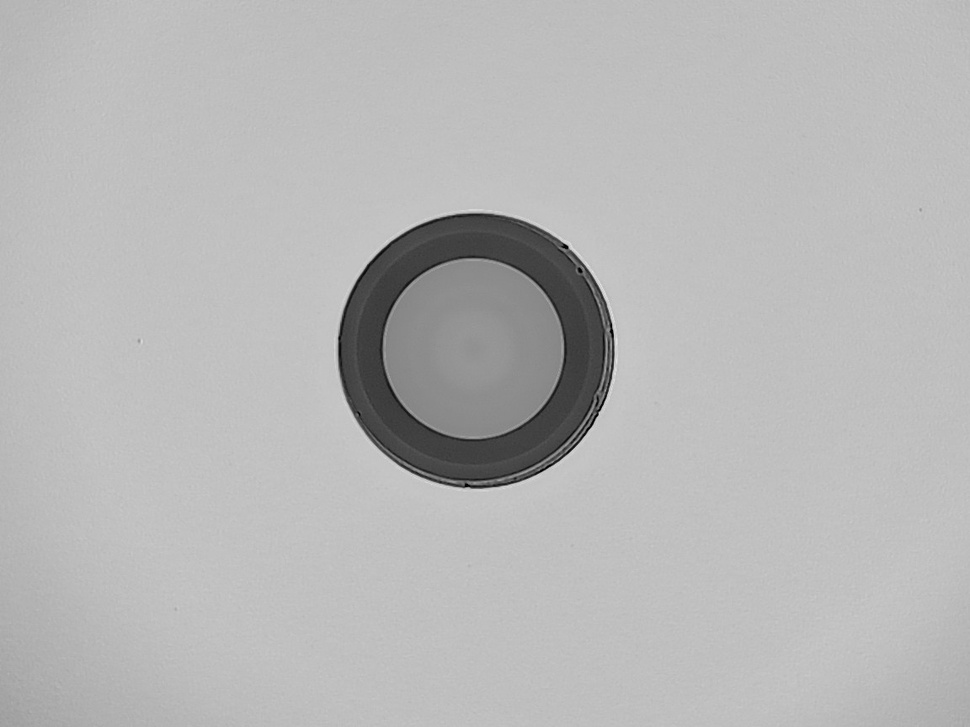
#> input picture current-process/old_version/image_batch/ima18.jpg, 970 x 727 px, shrunk from 1152 x 864 before the run
$ python hough_circle_detection.py ../../../current-process/old_version/image_batch/ima18.jpg
#> lines starting #> are read from the running program, lines starting #| are printed output that depends on the picture; after the words box and inside, x2 and y2 are one past the last pixel; in counts of white or black regions, pixels touching at a corner belong together
#> in hough_circle_detection, img is the input picture: shape (727, 970); min 0, max 229, mean 182.7
#!/usr/bin/env python3
"""
Hough Circle Detection - Standalone Module
Extracted from fiber optic defect detection system
Uses Hough transform to detect circular structures in images
"""

import numpy as np
import cv2 as cv
import os
import json
import argparse
from pathlib import Path


class NumpyEncoder(json.JSONEncoder):
    """JSON encoder for NumPy arrays"""
    # [8 lines left out: function default, not called in this run]


def preprocess_image_for_hough(img, canny_thresh1=50, canny_thresh2=150, apply_blur_after_canny=False):
    """
    Preprocess image for Hough circle detection.

    Args:
        img (np.ndarray): Input grayscale image
        canny_thresh1 (int): Lower threshold for Canny edge detection
        canny_thresh2 (int): Upper threshold for Canny edge detection
        apply_blur_after_canny (bool): Whether to blur after Canny edge detection

    Returns:
        dict: Dictionary containing processed images
    """
#> called with canny_thresh1 = 50, canny_thresh2 = 150, apply_blur_after_canny = False
    assert img is not None, "Image could not be read"

    # Apply CLAHE for contrast enhancement
    clahe = cv.createCLAHE(clipLimit=2.0, tileGridSize=(8, 8))
    clahe_image = clahe.apply(img)

    # Apply gentle blur before Canny to reduce noise
    img_blurred = cv.GaussianBlur(clahe_image, (3, 3), 0)

    # Apply Canny edge detection with adjustable thresholds
    canny_image = cv.Canny(img_blurred, canny_thresh1, canny_thresh2, apertureSize=3)
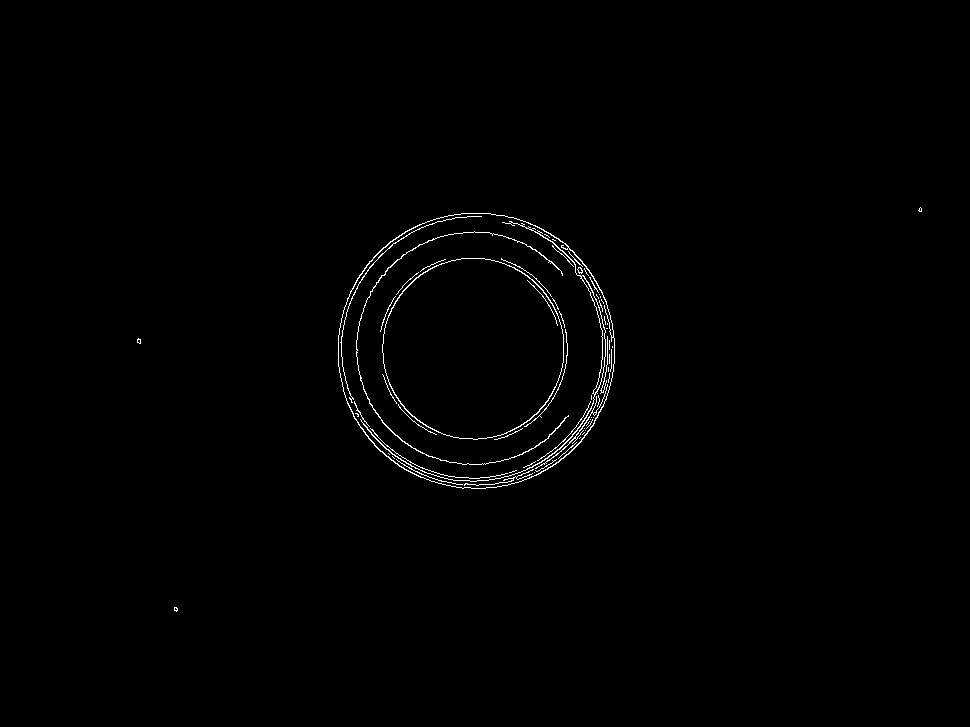
#> canny_image: shape (727, 970); 0.71% white in thin lines or dots, all inside (x1, y1, x2, y2) = (137, 207, 922, 612)

    # Optional blur after Canny
    if apply_blur_after_canny:
        canny_image = cv.GaussianBlur(canny_image, (5, 5), 0)

    return {
        "original": img,
        "clahe_enhanced": clahe_image,
        "blurred": img_blurred,
        "canny_edges": canny_image
    }


def extract_circular_region(image, center_x, center_y, radius, invert=False):
    """
    Extract circular region from image.

    Args:
        image (np.ndarray): Input grayscale image
        center_x (int): X coordinate of circle center
        center_y (int): Y coordinate of circle center
        radius (int): Radius of circle
        invert (bool): If True, extract everything outside the circle

    Returns:
        np.ndarray: Image with circular region extracted
    """
    result = image.copy()
    rows, cols = result.shape[:2]

    for i in range(rows):
        for j in range(cols):
            distance = np.sqrt((i - center_y)**2 + (j - center_x)**2)

            if invert:
                # Keep pixels outside the circle
                if distance <= radius:
                    result[i][j] = 0
            else:
                # Keep pixels inside the circle
                if distance > radius:
                    result[i][j] = 0

    return result


def create_circular_mask(image_shape, center_x, center_y, radius):
    """
    Create a circular mask.

    Args:
        image_shape (tuple): Shape of the image (height, width)
        center_x (int): X coordinate of circle center
        center_y (int): Y coordinate of circle center
        radius (int): Radius of circle

    Returns:
        np.ndarray: Binary mask with circular region
    """
    h, w = image_shape[:2]
    mask = np.zeros((h, w), dtype=np.uint8)
    cv.circle(mask, (center_x, center_y), radius, (255,), -1)
    return mask


def hough_circle_detection(image_path, output_dir='output_hough', minDist=50, param1=200, param2=20,
                          canny_thresh1=50, canny_thresh2=150, min_radius=10, max_radius=0):
    """
    Detect circles using Hough transform for fiber optic segmentation.

    Args:
        image_path (str): Path to input image
        output_dir (str): Directory to save results
        minDist (int): Minimum distance between circle centers
        param1 (int): Upper threshold for edge detection
        param2 (int): Accumulator threshold for center detection
        canny_thresh1 (int): Lower Canny threshold
        canny_thresh2 (int): Upper Canny threshold
        min_radius (int): Minimum circle radius
        max_radius (int): Maximum circle radius (0 for no limit)

    Returns:
        dict: Results including detected circles and confidence
    """
    # Create output directory
    os.makedirs(output_dir, exist_ok=True)

    # Initialize result dictionary
    result = {
        'method': 'hough_circle_detection',
        'image_path': image_path,
        'success': False,
        'circles': [],
        'center': None,
        'core_radius': None,
        'cladding_radius': None,
        'confidence': 0.0,
        'parameters': {
            'minDist': minDist,
            'param1': param1,
            'param2': param2,
            'canny_thresh1': canny_thresh1,
            'canny_thresh2': canny_thresh2,
            'min_radius': min_radius,
            'max_radius': max_radius
        }
    }

    # Validate input
    if not os.path.exists(image_path):
        result['error'] = f"File not found: '{image_path}'"
        return result

    # Load image
    img = cv.imread(image_path, cv.IMREAD_GRAYSCALE)
    if img is None:
        result['error'] = f"Could not read image from '{image_path}'"
        return result

    base_filename = os.path.splitext(os.path.basename(image_path))[0]

    try:
        # Preprocess image
        processed = preprocess_image_for_hough(
            img, canny_thresh1=canny_thresh1, canny_thresh2=canny_thresh2
        )
#> processed = 4 items

        # Detect circles using HoughCircles
        circles = cv.HoughCircles(
            processed['canny_edges'],
            cv.HOUGH_GRADIENT,
            dp=1,
            minDist=minDist,
            param1=param1,
            param2=param2,
            minRadius=min_radius,
            maxRadius=max_radius
        )
#> circles = 32 rows, first 8: [478.5, 348.5, 136.4], [428.5, 354.5, 91.9], [488.5, 398.5, 89.3], [528.5, 351.5, 86.8], [450.5, 306.5, 88.7], [503.5, 303.5, 85.3], [438.5, 407.5, 70.7], [573.5, 295.5, 27.5]

        if circles is not None:
            circles = np.round(circles[0, :]).astype("int")
#> circles = 32 rows, first 8: [478, 348, 136], [428, 354, 92], [488, 398, 89], [528, 352, 87], [450, 306, 89], [504, 304, 85], [438, 408, 71], [574, 296, 28]
            result['circles'] = circles.tolist()
            result['success'] = True

            # Sort circles by radius (smallest to largest)
            sorted_circles = sorted(circles, key=lambda c: c[2])
#> sorted_circles = 32 items, first 6: [428, 244, 22], [426, 456, 23], [526, 248, 25], [574, 296, 28], [588, 354, 28], [622, 402, 32]

            if len(sorted_circles) >= 2:
                # Assume smallest circle is core, next is cladding
                core_circle = sorted_circles[0]
#> core_circle = [428, 244, 22]
                cladding_circle = sorted_circles[1]
#> cladding_circle = [426, 456, 23]

                result['center'] = (int(core_circle[0]), int(core_circle[1]))
                result['core_radius'] = int(core_circle[2])
                result['cladding_radius'] = int(cladding_circle[2])

                # Calculate confidence based on circle quality
                center_distance = np.sqrt((core_circle[0] - cladding_circle[0])**2 +
                                        (core_circle[1] - cladding_circle[1])**2)
#> center_distance = 212
                radius_ratio = core_circle[2] / cladding_circle[2] if cladding_circle[2] > 0 else 0
#> radius_ratio = 0.957

                # Good fiber optics should have concentric circles
                concentricity_score = max(0, 1 - center_distance / max(core_circle[2], 1))
#> concentricity_score = 0
                size_score = min(1, radius_ratio * 2)  # Core should be smaller than cladding
#> size_score = 1

                result['confidence'] = (concentricity_score + size_score) / 2

            elif len(sorted_circles) == 1:
                # Only one circle found
                circle = sorted_circles[0]
                result['center'] = (int(circle[0]), int(circle[1]))
                result['core_radius'] = int(circle[2])
                result['confidence'] = 0.5  # Lower confidence with single circle

            # Create visualizations
            if output_dir:
                # Original image with detected circles
                output_img = cv.cvtColor(img, cv.COLOR_GRAY2BGR)

                for i, (x, y, r) in enumerate(circles):
                    # Draw circle
                    color = (0, 255, 0) if i == 0 else (255, 0, 0)  # Green for first, red for others
                    cv.circle(output_img, (x, y), r, color, 2)
                    cv.circle(output_img, (x, y), 2, color, 3)  # Center point

                    # Add label
                    label = f"Circle {i+1} (r={r})"
                    cv.putText(output_img, label, (x - r, y - r - 10),
                              cv.FONT_HERSHEY_SIMPLEX, 0.6, color, 2)
#> this loop made 32 passes
#> (x, y, r, color, label) on passes 1 to 8: (478, 348, 136, (0, 255, 0), 'Circle 1 (r=136)'), (428, 354, 92, (255, 0, 0), 'Circle 2 (r=92)'), (488, 398, 89, (255, 0, 0), 'Circle 3 (r=89)'), (528, 352, 87, (255, 0, 0), 'Circle 4 (r=87)'), (450, 306, 89, (255, 0, 0), 'Circle 5 (r=89)'), (504, 304, 85, (255, 0, 0), 'Circle 6 (r=85)'), (438, 408, 71, (255, 0, 0), 'Circle 7 (r=71)'), (574, 296, 28, (255, 0, 0), 'Circle 8 (r=28)')
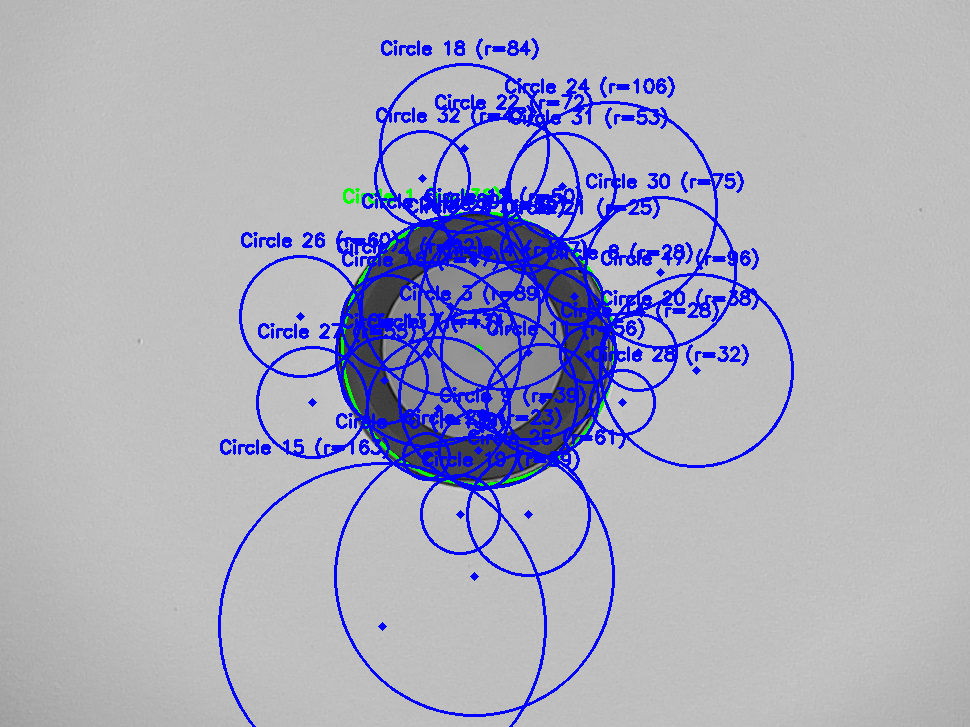
#> output_img: shape (727, 970, 3); 8.52% of pixels changed, all inside (x1, y1, x2, y2) = (218, 38, 794, 727)

                # Save visualization
                vis_path = os.path.join(output_dir, f'{base_filename}_hough_circles.jpg')
                cv.imwrite(vis_path, output_img)

                # Save preprocessed images
                cv.imwrite(os.path.join(output_dir, f'{base_filename}_clahe.jpg'),
                          processed['clahe_enhanced'])
                cv.imwrite(os.path.join(output_dir, f'{base_filename}_canny.jpg'),
                          processed['canny_edges'])

                # Extract circular regions if circles found
                if len(sorted_circles) >= 1:
                    core_circle = sorted_circles[0]
                    core_region = extract_circular_region(
                        img, core_circle[0], core_circle[1], core_circle[2]
                    )
#> after the loop in extract_circular_region, `for i in range(rows):`:
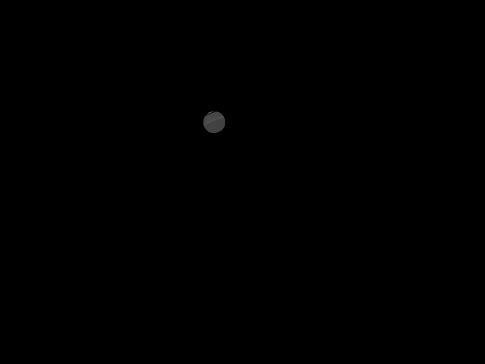
#> result: shape (727, 970) (shown at 1/2 size); min 0, max 160, mean 0.1
                    cv.imwrite(os.path.join(output_dir, f'{base_filename}_core_region.jpg'),
                              core_region)

                    # Create core mask
                    core_mask = create_circular_mask(img.shape, core_circle[0], core_circle[1], core_circle[2])
#> in create_circular_mask, `cv.circle(mask, (center_x, center_y), radius, (255,), -1)`:
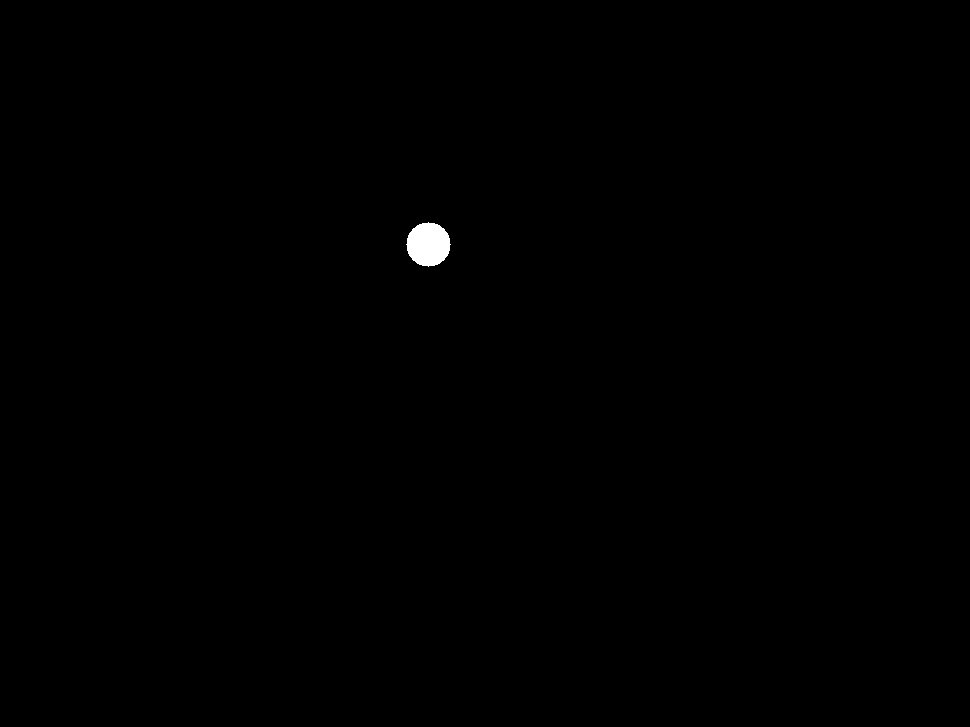
#> mask: shape (727, 970); 0.22% white; 1 white region, box (x1, y1, x2, y2) and area: (406, 222, 451, 267) 1517
                    cv.imwrite(os.path.join(output_dir, f'{base_filename}_core_mask.jpg'),
                              core_mask)

                if len(sorted_circles) >= 2:
                    cladding_circle = sorted_circles[1]
                    # Cladding region (annular region between core and cladding)
                    cladding_outer = extract_circular_region(
                        img, cladding_circle[0], cladding_circle[1], cladding_circle[2]
                    )
                    cladding_inner = extract_circular_region(
                        img, core_circle[0], core_circle[1], core_circle[2], invert=True
                    )
#> call 3 of extract_circular_region, with center_x = 428, center_y = 244, radius = 22, invert = True
#> after the loop in extract_circular_region (call 3), `for i in range(rows):`:
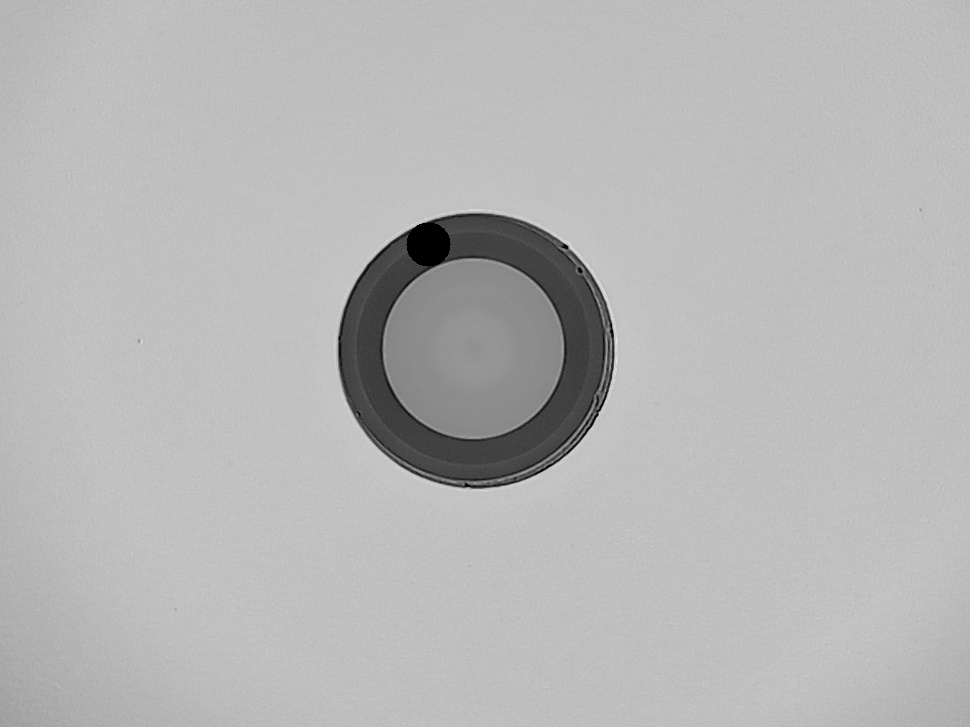
#> result: shape (727, 970); 0.22% of pixels changed, all inside (x1, y1, x2, y2) = (406, 222, 451, 267)
                    cladding_region = cv.bitwise_and(cladding_outer, cladding_inner)

                    cv.imwrite(os.path.join(output_dir, f'{base_filename}_cladding_region.jpg'),
                              cladding_region)

                    # Create cladding mask
                    cladding_mask_outer = create_circular_mask(img.shape, cladding_circle[0], cladding_circle[1], cladding_circle[2])
#> call 2 of create_circular_mask, with image_shape = (727, 970), center_x = 426, center_y = 456, radius = 23
#> in create_circular_mask (call 2), `cv.circle(mask, (center_x, center_y), radius, (255,), -1)`:
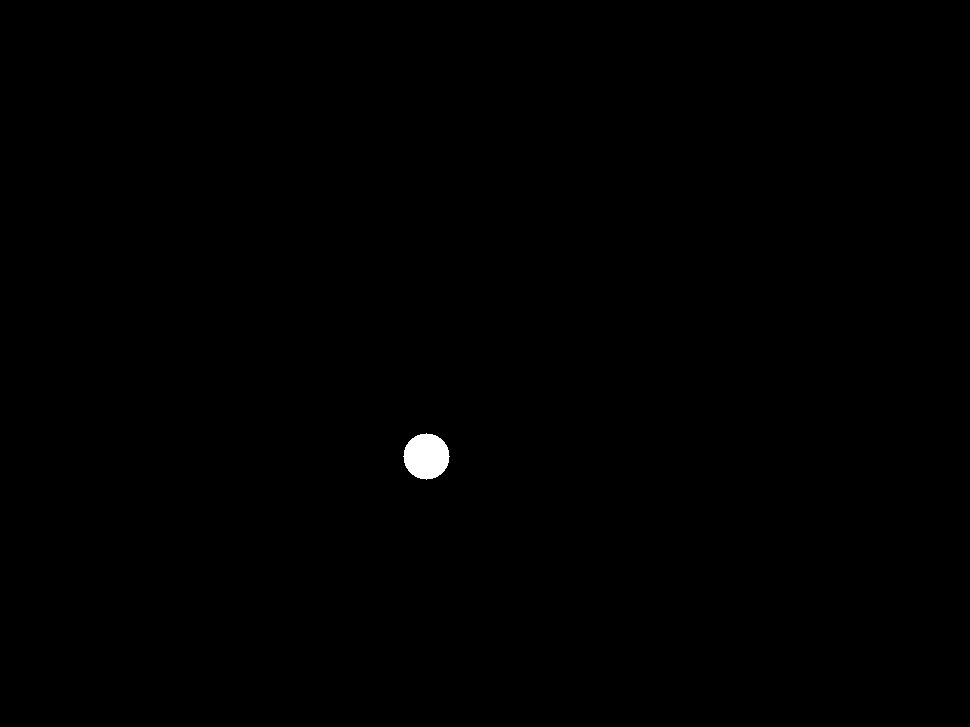
#> mask: shape (727, 970); 0.23% white; 1 white region, box (x1, y1, x2, y2) and area: (403, 433, 450, 480) 1653
                    cladding_mask_inner = create_circular_mask(img.shape, core_circle[0], core_circle[1], core_circle[2])
                    cladding_mask = cv.subtract(cladding_mask_outer, cladding_mask_inner)
                    cv.imwrite(os.path.join(output_dir, f'{base_filename}_cladding_mask.jpg'),
                              cladding_mask)

        else:
            result['error'] = "No circles detected"

        # Save results
        if output_dir:
            result_path = os.path.join(output_dir, f'{base_filename}_hough_result.json')
            with open(result_path, 'w') as f:
                json.dump(result, f, indent=4, cls=NumpyEncoder)

    except Exception as e:
        result['error'] = f"Processing failed: {str(e)}"

    return result


def main():
    """Command line interface for Hough circle detection"""
    parser = argparse.ArgumentParser(description='Hough Circle Detection for Fiber Optic Images')
    parser.add_argument('image_path', help='Path to input image')
    parser.add_argument('--output-dir', default='output_hough',
                       help='Output directory (default: output_hough)')
    parser.add_argument('--min-dist', type=int, default=50,
                       help='Minimum distance between circle centers (default: 50)')
    parser.add_argument('--param1', type=int, default=200,
                       help='Upper threshold for edge detection (default: 200)')
    parser.add_argument('--param2', type=int, default=20,
                       help='Accumulator threshold for center detection (default: 20)')
    parser.add_argument('--canny-thresh1', type=int, default=50,
                       help='Lower Canny threshold (default: 50)')
    parser.add_argument('--canny-thresh2', type=int, default=150,
                       help='Upper Canny threshold (default: 150)')
    parser.add_argument('--min-radius', type=int, default=10,
                       help='Minimum circle radius (default: 10)')
    parser.add_argument('--max-radius', type=int, default=0,
                       help='Maximum circle radius, 0 for no limit (default: 0)')
    parser.add_argument('--verbose', action='store_true', help='Verbose output')

    args = parser.parse_args()

    # Run circle detection
    result = hough_circle_detection(
        image_path=args.image_path,
        output_dir=args.output_dir,
        minDist=args.min_dist,
        param1=args.param1,
        param2=args.param2,
        canny_thresh1=args.canny_thresh1,
        canny_thresh2=args.canny_thresh2,
        min_radius=args.min_radius,
        max_radius=args.max_radius
    )
#> result = 9 items

    # Print results
    if args.verbose:
        print(json.dumps(result, indent=2, cls=NumpyEncoder))
    else:
        if result['success']:
            print(f"✓ Circle detection successful!")
            print(f"  Circles found: {len(result['circles'])}")
#|   Circles found: 32
            if result['center']:
                print(f"  Center: {result['center']}")
#|   Center: (428, 244)
            if result['core_radius']:
                print(f"  Core radius: {result['core_radius']}")
#|   Core radius: 22
            if result['cladding_radius']:
                print(f"  Cladding radius: {result['cladding_radius']}")
#|   Cladding radius: 23
            print(f"  Confidence: {result['confidence']:.3f}")
#|   Confidence: 0.500
        else:
            print(f"✗ Circle detection failed: {result.get('error', 'Unknown error')}")


if __name__ == "__main__":
    main()
